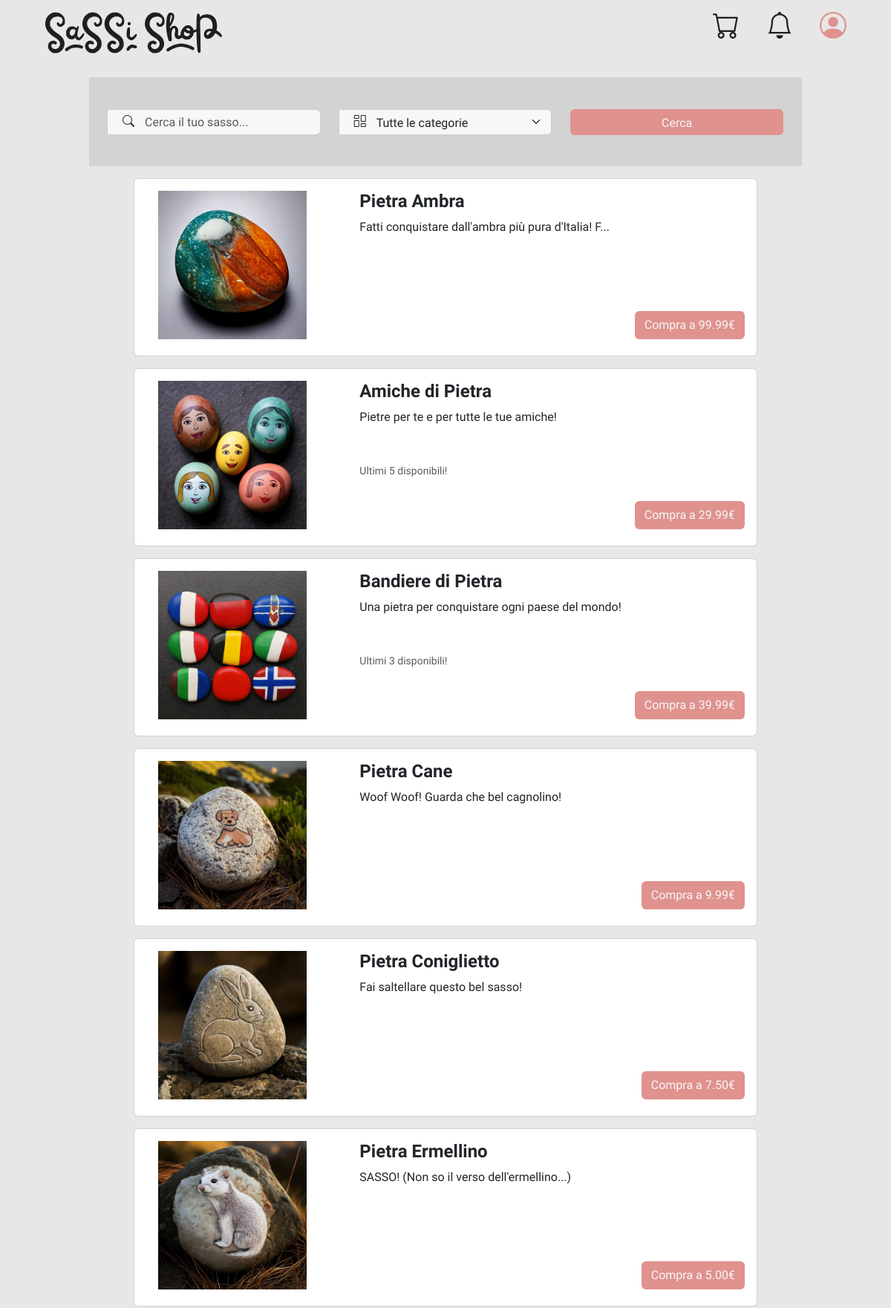
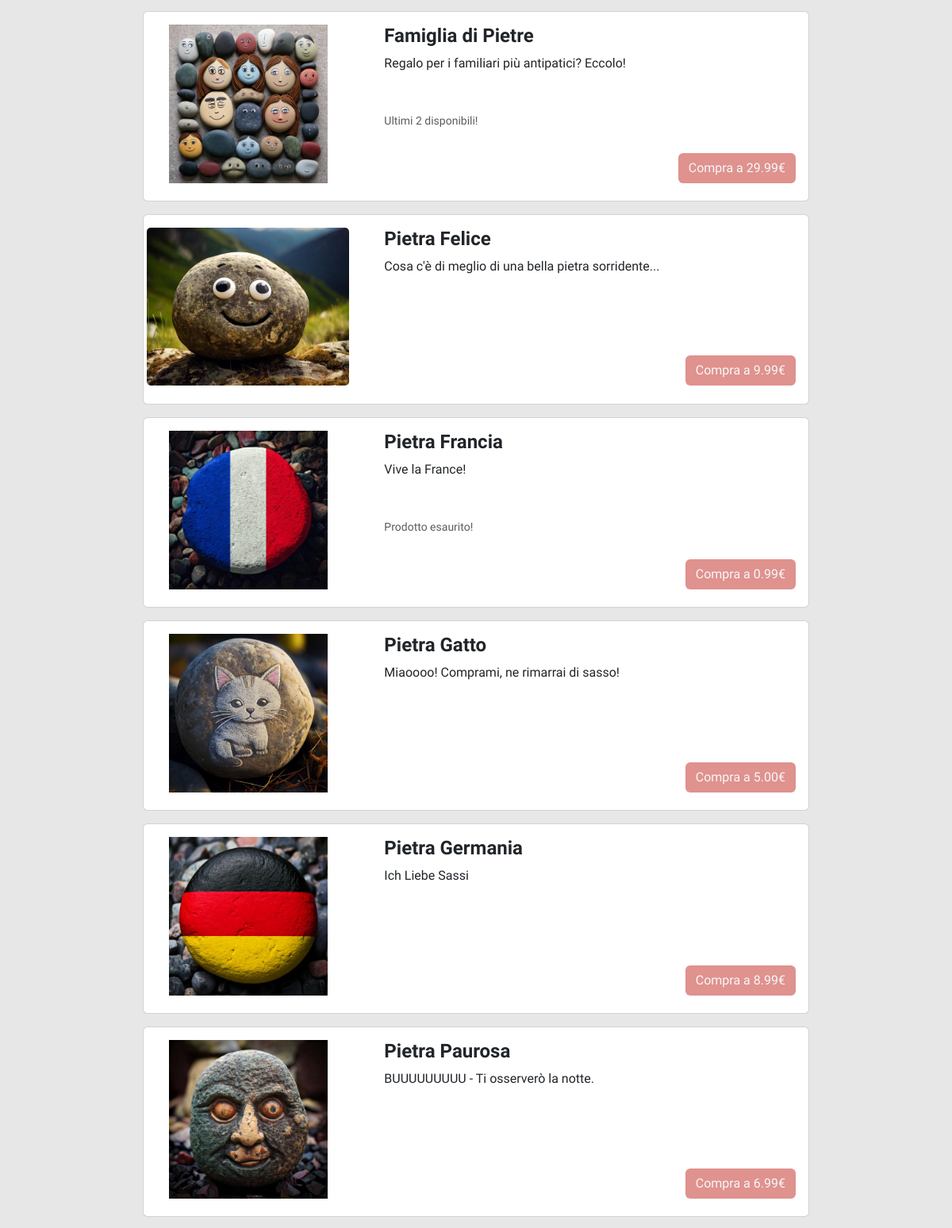
/?page=search (upper part), run on the app's committed database (2 pictures, top to bottom).
### tables this page shows
CREATE TABLE IF NOT EXISTS Product (
    id INT AUTO_INCREMENT PRIMARY KEY,
    name VARCHAR(127) NOT NULL,
    description TEXT,
    price DECIMAL(10, 2) NOT NULL,
    quantity INT NOT NULL,
    category INT NOT NULL,
    size INT NOT NULL,
    image TEXT DEFAULT "",
    isCollection BOOLEAN DEFAULT FALSE,
    FOREIGN KEY (category) REFERENCES Category(id) ON DELETE RESTRICT,
    FOREIGN KEY (size) REFERENCES Size(id) ON DELETE RESTRICT
);

### db/database.php (called while the page is built, shortened)
<?php
class DatabaseHelper {
    private ?mysqli $db = null;
    private array $configuration;
    public function __construct() {
        $this->configuration = [
            'servername' => 'localhost',
            'username' => 'root',
            'password' => '',
            'database' => 'SassiShop',
            'charset' => 'utf8mb4'
        ];
    }
    private function connect(): void {
        if ($this->db === null) {
            try {
                $this->db = new mysqli(
                    $this->configuration['servername'],
                    $this->configuration['username'],
                    $this->configuration['password'],
                    $this->configuration['database']
                );
                $this->db->set_charset($this->configuration['charset']);
            } catch(Exception $e) {
                throw new Exception("Connection failed: " . $e->getMessage());
            }
        }
    }
    private function execute(string $sql, array $params = []): mysqli_stmt {
        $temp = $this->db->prepare($sql);
        if (!$temp->execute()) {
            throw new Exception("Execute failed: " . $temp->error);
        }
        return $temp;
    }
    public function getProducts(string $name = "", int $category = -1): array {
        $sql = "SELECT * FROM Product";
        $params = [];
        $temp = $this->execute($sql, $params);
        $result = $temp->get_result();
        $products = $result->fetch_all(MYSQLI_ASSOC);
        return $products;
    }
}
?>

### src/bootstrap.php (called while the page is built, shortened)
<?php
    require_once("../db/database.php");
    require_once("utils/functions.php");
    $dbh = new DatabaseHelper();
?>

### src/utils/functions.php (called while the page is built, shortened)
<?php
    function string_cutter($string, $length) : string {
        return (strlen($string) > $length) ? substr($string, 0, $length) . "..." : $string;
    }
    function getProductImage($product){
        return $product["image"];
    }
    function getQuantityAlert(int $quantity) : string {
        if($quantity <= 0) return "Prodotto esaurito!";
        else if($quantity == 1) return "Ultimo disponibile!";
        else if($quantity <= 5) return "Ultimi " . $quantity . " disponibili!";
        return "";
    }
?>

### src/template/search.php (the view, shortened to what this page needs)
<?php
    $name_filter = "";
    if(isset($_GET["filtering"]) || isset($_GET["category"])) {
        $name_filter = isset($_GET["filtering"]) ? $_GET["filtering"] : "";
        $category_filter = isset($_GET["category"]) ? $_GET["category"] : -1;
        $templateParams["productList"] = $dbh->getProducts($name_filter, $category_filter);
    }
    else $templateParams["productList"] = $dbh->getProducts();
?>
<form action="?page=search" method="GET">
    <div class="home-search-container">
        <div class="input-group home-search-input">
            <input type="text" class="form-control" id="inlineFormInputGroupUsername2" name="filtering" placeholder="Cerca il tuo sasso..." value="<?php echo htmlspecialchars($name_filter); ?>">
        </div>
        <div class="input-group home-select-category">
            <select class="form-select" aria-label="Cerca tra tutte le categorie" name="category">
                <option class="home-select-category-placeholder" value="-1">Tutte le categorie</option>
            </select>
        </div>
        <div class="home-search-and-filter d-flex gap-2">
            <button type="submit" class="btn home-search-button">Cerca</button>
        </div>
    </div>
</form>
<?php if (!empty($templateParams["productList"])): ?>
    <?php foreach ($templateParams["productList"] as $product): ?>
        <div class="card mb-3 product-card" data-product-id="<?php echo $product['id']; ?>">
            <div class="row no-gutters h-100">
                <div class="col-md-4">
                    <img src=<?php echo getProductImage($product); ?> class="card-img" alt="Prodotto: <?php echo $product['name']; ?>">
                </div>
                <div class="col-md-8">
                    <div class="card-body">
                        <div class="d-flex justify-content-between">
                            <h4 class="card-title"><?php echo $product['name']; ?></h4>
                        </div>
                        <p class="card-text"><?php echo string_cutter($product['description'], 50); ?></p>
                        <p class="card-subtext"><small class="text-muted"><?php echo getQuantityAlert($product['quantity']); ?></small></p>
                        <button class="btn card-purchase-button">
                            Compra a <?php echo $product['price']; ?>€
                        </button>
                    </div>
                </div>
            </div>
        </div>
    <?php endforeach; ?>
<?php endif; ?>

### assets/styles/style.css (style rules this page uses)
:root.light-mode { --background-color: rgba(231, 231, 231, 1); --background-half-color: rgba(211, 211, 211, 1); --text-color: rgba(29, 32, 31, 1); --placeholder-color: rgba(29, 32, 31, 0.625); --primary-color: rgba(223, 146, 142, 1); --primary-hover-color: rgba(227, 160, 156, 1); --secondary-color: rgba(197, 136, 130, 1); --secondary-hover-color: rgba(209, 151, 148, 1); --highlight-color: rgba(234, 210, 172, 1); --highlight-color-hover: rgba(223, 194, 155, 1); --controls-background-color: rgba(247, 247, 247, 1); --controls-border-color: rgba(204, 204, 204, 1); --controls-hover-color: rgba(250, 250, 250, 1); --controls-disabled-color: rgba(176, 176, 176, 1); --success-color: rgba(76, 175, 80, 1); --success-color-hover: rgba(58, 158, 69, 1); --warning-color: rgba(255, 193, 7, 1); --warning-color-hover: rgba(224, 168, 0, 1); --error-color: rgba(244, 67, 54, 1); --error-color-hover: rgba(214, 52, 42, 1); --info-color: rgba(33, 150, 243, 1); --info-color-hover: rgba(30, 135, 226, 1); }
* { transition: all 0.3s ease; }
body { margin: 0; padding: 0; background-color: var(--background-color); font-family: 'Istok Web'; }
.home-search-container { width: 80vw !important; height: 15vh !important; display: flex; flex-direction: column; justify-content: center; gap: 10px; margin: 0 auto; }
.home-search-input, .home-select-category { width: 100%; height: 50% !important; position: relative; }
.home-search-input input, .home-select-category select { padding-left: 50px; height: 100%; background-color: var(--controls-background-color); border-color: var(--controls-border-color); }
.home-search-and-filter { width: 100%; height: 50% !important; }
.home-search-button { width: 100%; height: 100%; color: var(--controls-background-color); background-color: var(--primary-color); }
@media (min-width: 1200px) { .home-search-container { width: 90vw; height: 21vh; flex-direction: row; align-items: center; justify-content: space-between; background-color: var(--background-half-color) !important; gap: 25px; padding: 25px; transition: "background-color" 0.5s ease; } }
@media (min-width: 1200px) { .home-search-input, .home-select-category, .home-search-and-filter { height: 50% !important; flex: 1; } }
@media (min-width: 1200px) { .home-search-and-filter { display: flex; } }
.product-card .row { flex-direction: column; }
.product-card { width: 70% !important; min-height: 30vh !important; margin: 1rem auto; }
.product-card .col-md-8 { width: 100%; }
@media (min-width: 768px) { .product-card { min-height: auto; height: auto; } }
@media (min-width: 768px) { .product-card .row { flex-direction: row; } }
@media (min-width: 768px) { .product-card .col-md-4 { width: 33.333%; height: 100%; } }
@media (min-width: 768px) { .product-card .col-md-8 { width: 66.666%; } }
.product-card img { max-height: 200px; width: 100%; object-fit: contain; margin: auto; display: block; }
.product-card .col-md-4 { display: flex; align-items: center; justify-content: center; padding: 1rem; }
.product-card .card-title { text-decoration: none; font-weight: 600; }
.product-card .card-body { height: 100%; display: flex; flex-direction: column; padding: 1rem; position: relative; }
.product-card .card-text { margin-bottom: 3rem; }
.product-card .card-purchase-button { color: var(--controls-background-color); background-color: var(--primary-color); position: absolute; bottom: 1rem; right: 1rem; }

### data on the page
product: image (picture), name "Pietra Ambra", description "Fatti conquistare dall'ambra più pura d'Italia! F...", price "99.99"
product: image (picture), name "Amiche di Pietra", description "Pietre per te e per tutte le tue amiche!", quantity "Ultimi 5 disponibili!", price "29.99"
product: image (picture), name "Bandiere di Pietra", description "Una pietra per conquistare ogni paese del mondo!", quantity "Ultimi 3 disponibili!", price "39.99"
product: image (picture), name "Pietra Cane", description "Woof Woof! Guarda che bel cagnolino!", price "9.99"
product: image (picture), name "Pietra Coniglietto", description "Fai saltellare questo bel sasso!", price "7.50"
product: image (picture), name "Pietra Ermellino", description "SASSO! (Non so il verso dell'ermellino...)", price "5.00"
product: image (picture), name "Famiglia di Pietre", description "Regalo per i familiari più antipatici? Eccolo!", quantity "Ultimi 2 disponibili!", price "29.99"
product: image (picture), name "Pietra Felice", description "Cosa c'è di meglio di una bella pietra sorridente...", price "9.99"
product: image (picture), name "Pietra Francia", description "Vive la France!", quantity "Prodotto esaurito!", price "0.99"
product: image (picture), name "Pietra Gatto", description "Miaoooo! Comprami, ne rimarrai di sasso!", price "5.00"
product: image (picture), name "Pietra Germania", description "Ich Liebe Sassi", price "8.99"
product: image (picture), name "Pietra Paurosa", description "BUUUUUUUUU - Ti osserverò la notte.", price "6.99"
